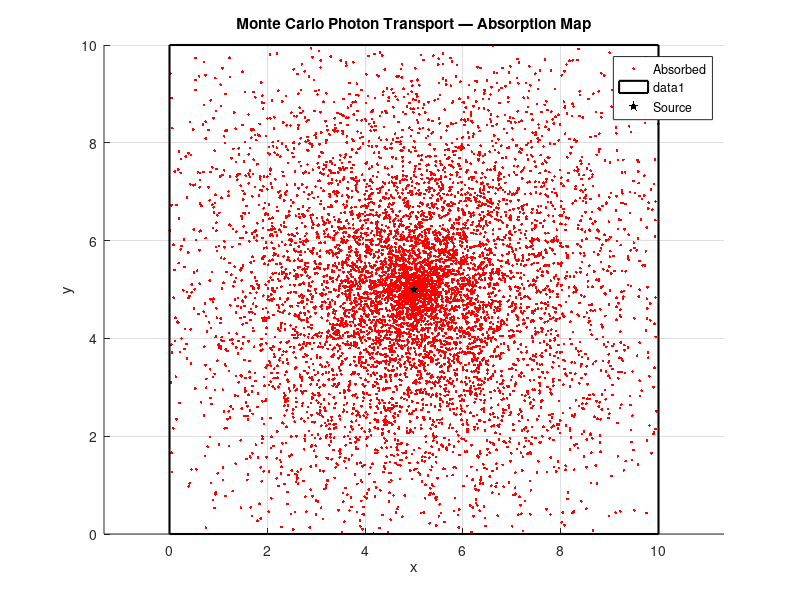

Reproduce this figure in MATLAB.
% --- Parameters ---
N     = 10000;
mu_a  = 0.1;
mu_s  = 0.9;
mu_t  = mu_a + mu_s;
L     = 10;
max_steps = 10000;

% --- Storage ---
absorption_count = 0;
escape_count     = 0;
abs_x = zeros(1, N);
abs_y = zeros(1, N);
esc_x = zeros(1, N);
esc_y = zeros(1, N);

% --- Simulation ---
for i = 1:N
    x     = L/2;
    y     = L/2;
    theta = 2*pi*rand;
    step  = 0;

    while true
        step = step + 1;
        if step > max_steps, break; end

        % Sample free path and move
        s = -log(rand) / mu_t;
        x = x + s*cos(theta);
        y = y + s*sin(theta);

        % Boundary check
        if x < 0 || x > L || y < 0 || y > L
            escape_count = escape_count + 1;
            esc_x(escape_count) = x;
            esc_y(escape_count) = y;
            break;
        end

        % Absorption or scatter
        if rand < (mu_a / mu_t)
            absorption_count = absorption_count + 1;
            abs_x(absorption_count) = x;
            abs_y(absorption_count) = y;
            break;
        else
            theta = 2*pi*rand;   % isotropic scatter
        end
    end
end

% Trim unused storage
abs_x = abs_x(1:absorption_count);
abs_y = abs_y(1:absorption_count);
esc_x = esc_x(1:escape_count);
esc_y = esc_y(1:escape_count);

% --- Results ---
fprintf('Absorbed photons:  %d  (%.3f)\n', absorption_count, absorption_count/N);
fprintf('Escaped photons:   %d  (%.3f)\n', escape_count,     escape_count/N);
fprintf('Unaccounted:       %d\n', N - absorption_count - escape_count);

% --- Visualization ---
figure;
scatter(abs_x, abs_y, 4, 'r', 'filled', 'DisplayName', 'Absorbed'); hold on;
rectangle('Position', [0 0 L L], 'EdgeColor', 'k', 'LineWidth', 1.5);
scatter(L/2, L/2, 60, 'k', 'p', 'filled', 'DisplayName', 'Source');
xlabel('x'); ylabel('y');
title('Monte Carlo Photon Transport — Absorption Map');
legend; axis equal; grid on
